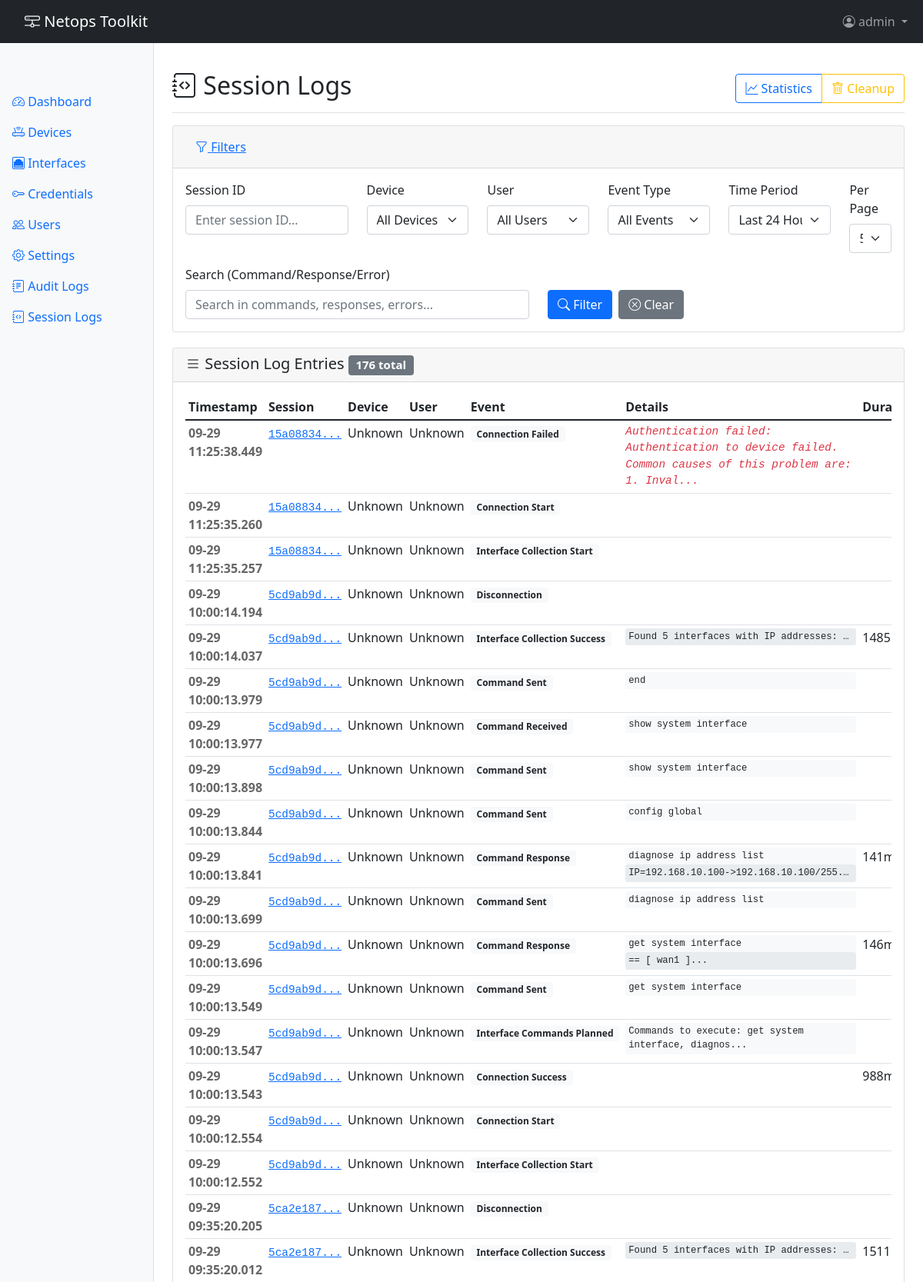
The app's page /session-logs/ (signed in, upper part) with its own data.
### app/models.py (models this page shows, shortened)
class User(UserMixin, db.Model):
    __tablename__ = 'users'
    id = db.Column(db.Integer, primary_key=True)
    username = db.Column(db.String(80), unique=True, nullable=False)
    email = db.Column(db.String(120), unique=True, nullable=True)
    password_hash = db.Column(db.String(255), nullable=True)  # Null for TACACS users
    auth_type = db.Column(db.String(20), nullable=False, default='local')  # 'local' or 'tacacs'
    is_active = db.Column(db.Boolean, default=True)
    is_admin = db.Column(db.Boolean, default=False)
    created_at = db.Column(db.DateTime, default=datetime.utcnow)
    last_login = db.Column(db.DateTime)
    audit_logs = db.relationship('AuditLog', backref='user', lazy='dynamic')

class SessionLog(db.Model):
    __tablename__ = 'session_logs'
    id = db.Column(db.Integer, primary_key=True)
    session_id = db.Column(db.String(36), nullable=False)  # UUID for grouping session events
    device_id = db.Column(db.Integer, db.ForeignKey('devices.id'))
    user_id = db.Column(db.Integer, db.ForeignKey('users.id'))
    event_type = db.Column(db.String(50), nullable=False)  # connection_start, connection_success, connection_failed, command_sent, command_response, disconnection
    command = db.Column(db.Text)  # Command sent (for command_sent events)
    response = db.Column(db.Text)  # Response received (for command_response events)
    error_message = db.Column(db.Text)  # Error details (for failed events)
    duration_ms = db.Column(db.Integer)  # Duration in milliseconds (for timed events)
    timestamp = db.Column(db.DateTime, default=datetime.utcnow, nullable=False)
    device = db.relationship('Device', backref='session_logs')
    user = db.relationship('User', backref='session_logs')

### app/routes/session_logs_routes.py (the view, shortened to what this page needs)
@session_logs_bp.route('/')
@login_required
def index():
    page = request.args.get('page', 1, type=int)
    per_page = request.args.get('per_page', 50, type=int)
    session_id = request.args.get('session_id', '').strip()
    device_id = request.args.get('device_id', type=int)
    user_id = request.args.get('user_id', type=int)
    event_type = request.args.get('event_type', '').strip()
    hours_back = request.args.get('hours_back', 24, type=int)
    search = request.args.get('search', '').strip()
    query = SessionLog.query
    if hours_back > 0:
        cutoff_time = datetime.now() - timedelta(hours=hours_back)
        query = query.filter(SessionLog.timestamp >= cutoff_time)
    if session_id:
        query = query.filter(SessionLog.session_id.like(f'%{session_id}%'))
    if device_id:
        query = query.filter(SessionLog.device_id == device_id)
    if user_id:
        query = query.filter(SessionLog.user_id == user_id)
    if event_type:
        query = query.filter(SessionLog.event_type == event_type)
    query = query.order_by(desc(SessionLog.timestamp))
    pagination = query.paginate(
        page=page,
        per_page=per_page,
        error_out=False
    )
    logs = pagination.items
    devices = Device.query.order_by(Device.hostname).all()
    users = User.query.order_by(User.username).all()
    week_ago = datetime.now() - timedelta(days=7)
    event_types = db.session.query(SessionLog.event_type).filter(
        SessionLog.timestamp >= week_ago
    ).distinct().order_by(SessionLog.event_type).all()
    event_types = [et[0] for et in event_types]
    return render_template('session_logs/index.html',
                         logs=logs,
                         pagination=pagination,
                         devices=devices,
                         users=users,
                         event_types=event_types,
                         filters={
                             'session_id': session_id,
                             'device_id': device_id,
                             'user_id': user_id,
                             'event_type': event_type,
                             'hours_back': hours_back,
                             'search': search,
                             'per_page': per_page
                         })

### app/templates/session_logs/index.html (shortened to what this page needs)
{% extends "base.html" %}
{% block content %}
<div class="d-flex justify-content-between flex-wrap flex-md-nowrap align-items-center pt-3 pb-2 mb-3 border-bottom">
    <h1 class="h2"><i class="bi bi-journal-code"></i> Session Logs</h1>
    <div class="btn-group">
        <button type="button" class="btn btn-outline-primary" onclick="loadStats()">
            <i class="bi bi-graph-up"></i> Statistics
        </button>
        {% if current_user.is_admin %}
        <button type="button" class="btn btn-outline-warning" data-bs-toggle="modal" data-bs-target="#cleanupModal">
            <i class="bi bi-trash"></i> Cleanup
        </button>
        {% endif %}
    </div>
</div>
<div class="card filters-card">
    <div class="card-header">
        <h5 class="mb-0">
            <button class="btn btn-link" type="button" data-bs-toggle="collapse" data-bs-target="#filtersCollapse">
                <i class="bi bi-funnel"></i> Filters
            </button>
        </h5>
    </div>
    <div class="collapse show" id="filtersCollapse">
        <div class="card-body">
            <form method="GET" action="{{ url_for('session_logs.index') }}">
                <div class="row">
                    <div class="col-md-3">
                        <label for="session_id" class="form-label">Session ID</label>
                        <input type="text" class="form-control" id="session_id" name="session_id"
                               value="{{ filters.session_id }}" placeholder="Enter session ID...">
                    </div>
                    <div class="col-md-2">
                        <label for="device_id" class="form-label">Device</label>
                        <select class="form-select" id="device_id" name="device_id">
                            <option value="">All Devices</option>
                        </select>
                    </div>
                    <div class="col-md-2">
                        <label for="user_id" class="form-label">User</label>
                        <select class="form-select" id="user_id" name="user_id">
                            <option value="">All Users</option>
                        </select>
                    </div>
                    <div class="col-md-2">
                        <label for="event_type" class="form-label">Event Type</label>
                        <select class="form-select" id="event_type" name="event_type">
                            <option value="">All Events</option>
                        </select>
                    </div>
                    <div class="col-md-2">
                        <label for="hours_back" class="form-label">Time Period</label>
                        <select class="form-select" id="hours_back" name="hours_back">
                            <option value="24" {% if filters.hours_back == 24 %}selected{% endif %}>Last 24 Hours</option>
                        </select>
                    </div>
                    <div class="col-md-1">
                        <label for="per_page" class="form-label">Per Page</label>
                        <select class="form-select" id="per_page" name="per_page">
                            <option value="50" {% if filters.per_page == 50 %}selected{% endif %}>50</option>
                        </select>
                    </div>
                </div>
                <div class="row mt-3">
                    <div class="col-md-6">
                        <label for="search" class="form-label">Search (Command/Response/Error)</label>
                        <input type="text" class="form-control" id="search" name="search"
                               value="{{ filters.search }}" placeholder="Search in commands, responses, errors...">
                    </div>
                    <div class="col-md-6 d-flex align-items-end">
                        <button type="submit" class="btn btn-primary me-2">
                            <i class="bi bi-search"></i> Filter
                        </button>
                        <a href="{{ url_for('session_logs.index') }}" class="btn btn-secondary">
                            <i class="bi bi-x-circle"></i> Clear
                        </a>
                    </div>
                </div>
            </form>
        </div>
    </div>
</div>
<div class="card">
    <div class="card-header">
        <h5 class="mb-0">
            <i class="bi bi-list"></i> Session Log Entries
            <span class="badge bg-secondary">{{ pagination.total }} total</span>
        </h5>
    </div>
    <div class="card-body">
        {% if logs %}
        <div class="table-responsive">
            <table class="table table-sm table-hover">
                <thead>
                    <tr>
                        <th>Timestamp</th>
                        <th>Session</th>
                        <th>Device</th>
                        <th>User</th>
                        <th>Event</th>
                        <th>Details</th>
                        <th>Duration</th>
                    </tr>
                </thead>
                <tbody>
                    {% for log in logs %}
                    <tr>
                        <td class="log-timestamp">{{ log.timestamp.strftime('%m-%d %H:%M:%S.%f')[:-3] }}</td>
                        <td>
                            <a href="{{ url_for('session_logs.view_session', session_id=log.session_id) }}"
                               class="session-link">{{ log.session_id[:8] }}...</a>
                        </td>
                        <td>{{ log.device.hostname if log.device else 'Unknown' }}</td>
                        <td>{{ log.user.username if log.user else 'Unknown' }}</td>
                        <td>
                            <span class="badge bg-light text-dark event-{{ log.event_type }}">
                                {{ log.event_type.replace('_', ' ').title() }}
                            </span>
                        </td>
                        <td class="log-event">
                            {% if log.command %}
                                <div class="command-text">{{ log.command[:50] }}{% if log.command|length > 50 %}...{% endif %}</div>
                            {% endif %}
                            {% if log.response %}
                                <div class="response-preview" title="{{ log.response[:200] }}">
                                    {{ log.response.split('\n')[0][:50] }}{% if log.response|length > 50 %}...{% endif %}
                                </div>
                            {% endif %}
                            {% if log.error_message %}
                                <div class="error-text">{{ log.error_message[:100] }}{% if log.error_message|length > 100 %}...{% endif %}</div>
                            {% endif %}
                        </td>
                        <td>
                            {% if log.duration_ms %}
                                {{ log.duration_ms }}ms
                            {% endif %}
                        </td>
                    </tr>
                    {% endfor %}
                </tbody>
            </table>
        </div>
        {% else %}
        <div class="text-center py-4">
            <i class="bi bi-journal-x" style="font-size: 3rem; color: #6c757d;"></i>
            <h4 class="mt-3 text-muted">No session logs found</h4>
            <p class="text-muted">Try adjusting your filters or time period.</p>
        </div>
        {% endif %}
    </div>
</div>
{% endblock %}

### app/templates/base.html (shortened to what this page needs)
<!DOCTYPE html>
<html lang="en">
<head>
    <link href="https://cdn.jsdelivr.net/npm/bootstrap@5.1.3/dist/css/bootstrap.min.css" rel="stylesheet">
    <link href="https://cdn.jsdelivr.net/npm/bootstrap-icons@1.7.2/font/bootstrap-icons.css" rel="stylesheet">
</head>
<body>
    <nav class="navbar navbar-expand-lg navbar-dark bg-dark fixed-top">
        <div class="container-fluid">
            <a class="navbar-brand" href="{{ url_for('main.index') }}">
                <i class="bi bi-hdd-network"></i> Netops Toolkit
            </a>
            <div class="collapse navbar-collapse" id="navbarNav">
                <ul class="navbar-nav ms-auto">
                    {% if current_user.is_authenticated %}
                    <li class="nav-item dropdown">
                        <a class="nav-link dropdown-toggle" href="#" id="userDropdown" role="button" data-bs-toggle="dropdown">
                            <i class="bi bi-person-circle"></i> {{ current_user.username }}
                        </a>
                    </li>
                    {% endif %}
                </ul>
            </div>
        </div>
    </nav>
    <div class="container-fluid">
        <div class="row">
            {% if current_user.is_authenticated %}
            <nav class="col-md-2 d-md-block bg-light sidebar">
                <div class="sidebar-sticky">
                    <ul class="nav flex-column">
                        <li class="nav-item">
                            <a class="nav-link {% if request.endpoint == 'main.dashboard' %}active{% endif %}" href="{{ url_for('main.dashboard') }}">
                                <i class="bi bi-speedometer2"></i> Dashboard
                            </a>
                        </li>
                        <li class="nav-item">
                            <a class="nav-link {% if 'devices' in request.endpoint %}active{% endif %}" href="{{ url_for('devices.list_devices') }}">
                                <i class="bi bi-router"></i> Devices
                            </a>
                        </li>
                        <li class="nav-item">
                            <a class="nav-link {% if 'interfaces' in request.endpoint %}active{% endif %}" href="{{ url_for('interfaces.list_interfaces') }}">
                                <i class="bi bi-ethernet"></i> Interfaces
                            </a>
                        </li>
                        <li class="nav-item">
                            <a class="nav-link {% if 'credentials' in request.endpoint %}active{% endif %}" href="{{ url_for('credentials.list_credentials') }}">
                                <i class="bi bi-key"></i> Credentials
                            </a>
                        </li>
                        {% if current_user.is_admin %}
                        <li class="nav-item">
                            <a class="nav-link {% if 'users' in request.endpoint %}active{% endif %}" href="{{ url_for('auth.users') }}">
                                <i class="bi bi-people"></i> Users
                            </a>
                        </li>
                        <li class="nav-item">
                            <a class="nav-link {% if 'settings' in request.endpoint %}active{% endif %}" href="{{ url_for('settings.index') }}">
                                <i class="bi bi-gear"></i> Settings
                            </a>
                        </li>
                        <li class="nav-item">
                            <a class="nav-link {% if 'audit' in request.endpoint %}active{% endif %}" href="{{ url_for('settings.audit_logs') }}">
                                <i class="bi bi-journal-text"></i> Audit Logs
                            </a>
                        </li>
                        <li class="nav-item">
                            <a class="nav-link {% if 'session_logs' in request.endpoint %}active{% endif %}" href="{{ url_for('session_logs.index') }}">
                                <i class="bi bi-journal-code"></i> Session Logs
                            </a>
                        </li>
                        {% endif %}
                    </ul>
                </div>
            </nav>
            {% endif %}
            <main class="{% if current_user.is_authenticated %}col-md-9 ms-sm-auto col-lg-10 px-md-4{% else %}col-12{% endif %}">
                {% block content %}{% endblock %}
            </main>
        </div>
    </div>
</body>
</html>

### records on screen
User: username "admin"
SessionLog: timestamp "09-29 11:25:38.449", session_id "15a08834", device "Unknown", user "Unknown", event_type.replace "Connection Failed", error_message "Authentication failed: Authentication to device failed. Common causes of this problem are: 1. Inval"
SessionLog: timestamp "09-29 11:25:35.260", session_id "15a08834", device "Unknown", user "Unknown", event_type.replace "Connection Start"
SessionLog: timestamp "09-29 11:25:35.257", session_id "15a08834", device "Unknown", user "Unknown", event_type.replace "Interface Collection Start"
SessionLog: timestamp "09-29 10:00:14.194", session_id "5cd9ab9d", device "Unknown", user "Unknown", event_type.replace "Disconnection"
SessionLog: timestamp "09-29 10:00:14.037", session_id "5cd9ab9d", device "Unknown", user "Unknown", event_type.replace "Interface Collection Success", response "Found 5 interfaces with IP addresses:…", duration_ms "1485"
SessionLog: timestamp "09-29 10:00:13.979", session_id "5cd9ab9d", device "Unknown", user "Unknown", event_type.replace "Command Sent", command "end"
SessionLog: timestamp "09-29 10:00:13.977", session_id "5cd9ab9d", device "Unknown", user "Unknown", event_type.replace "Command Received", command "show system interface"
SessionLog: timestamp "09-29 10:00:13.898", session_id "5cd9ab9d", device "Unknown", user "Unknown", event_type.replace "Command Sent", command "show system interface"
SessionLog: timestamp "09-29 10:00:13.844", session_id "5cd9ab9d", device "Unknown", user "Unknown", event_type.replace "Command Sent", command "config global"
SessionLog: timestamp "09-29 10:00:13.841", session_id "5cd9ab9d", device "Unknown", user "Unknown", event_type.replace "Command Response", command "diagnose ip address list", response "IP=192.168.10.100->192.168.10.100/255.…", duration_ms "141"
SessionLog: timestamp "09-29 10:00:13.699", session_id "5cd9ab9d", device "Unknown", user "Unknown", event_type.replace "Command Sent", command "diagnose ip address list"
SessionLog: timestamp "09-29 10:00:13.696", session_id "5cd9ab9d", device "Unknown", user "Unknown", event_type.replace "Command Response", command "get system interface", response "== [ wan1 ]", duration_ms "146"
SessionLog: timestamp "09-29 10:00:13.549", session_id "5cd9ab9d", device "Unknown", user "Unknown", event_type.replace "Command Sent", command "get system interface"
SessionLog: timestamp "09-29 10:00:13.547", session_id "5cd9ab9d", device "Unknown", user "Unknown", event_type.replace "Interface Commands Planned", command "Commands to execute: get system interface, diagnos"
SessionLog: timestamp "09-29 10:00:13.543", session_id "5cd9ab9d", device "Unknown", user "Unknown", event_type.replace "Connection Success", duration_ms "988"
SessionLog: timestamp "09-29 10:00:12.554", session_id "5cd9ab9d", device "Unknown", user "Unknown", event_type.replace "Connection Start"
SessionLog: timestamp "09-29 10:00:12.552", session_id "5cd9ab9d", device "Unknown", user "Unknown", event_type.replace "Interface Collection Start"
SessionLog: timestamp "09-29 09:35:20.205", session_id "5ca2e187", device "Unknown", user "Unknown", event_type.replace "Disconnection"
SessionLog: timestamp "09-29 09:35:20.012", session_id "5ca2e187", device "Unknown", user "Unknown", event_type.replace "Interface Collection Success", response "Found 5 interfaces with IP addresses:…", duration_ms "1511"

### other values on screen
{{ pagination.total }} "176"
